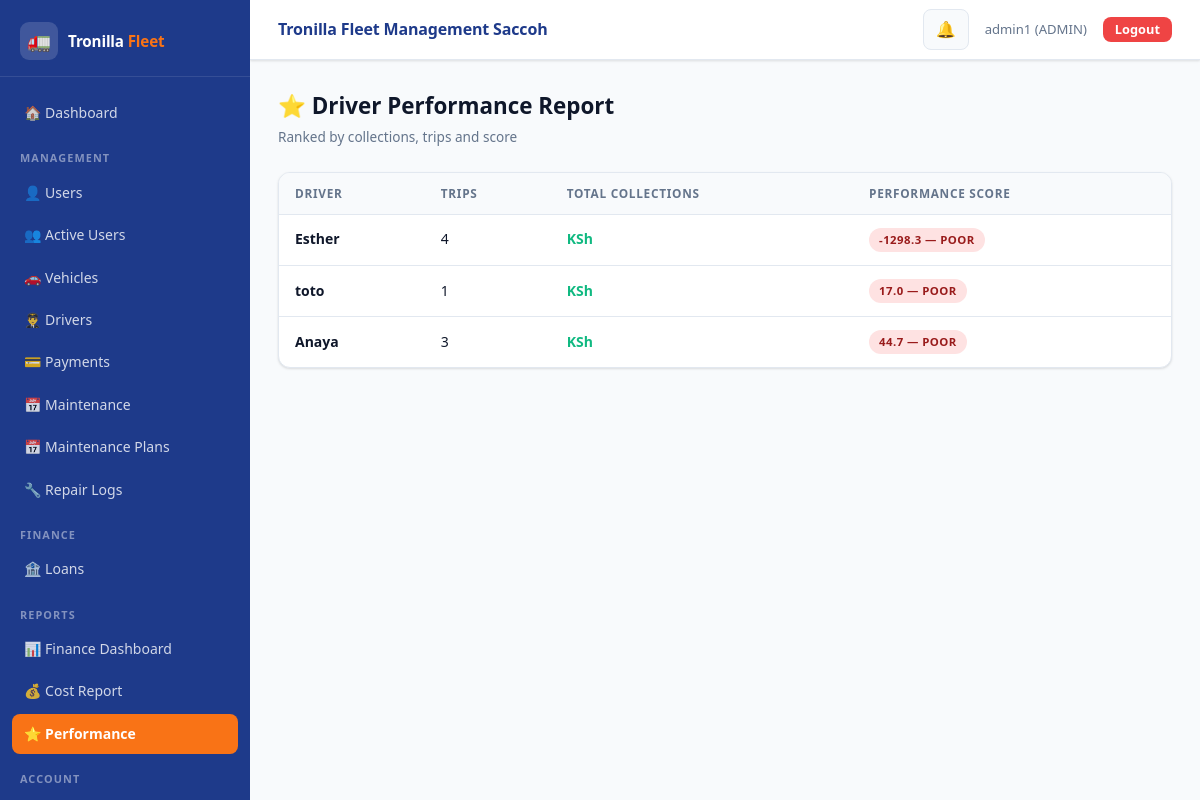
Page /reports/performance/ (signed in) on the committed database.
### accounts/models.py (models this page shows, shortened)
class User(AbstractUser):
    ROLE_CHOICES = (
        ('ADMIN', 'Admin'),
        ('DRIVER', 'Driver'),
    )
    role = models.CharField(
        max_length=10,
        choices=ROLE_CHOICES,
        default='DRIVER'
    )
    phone_number = models.CharField(
        max_length=15,
        blank=True,
        null=True,
        unique=True
    )
    is_active_driver = models.BooleanField(default=True)

### reports/views.py (the view)
# urls.py: path('performance/', views.performance_report, name='performance_report'),
@admin_required
def performance_report(request):
    report = get_driver_performance_report()
    return render(request, 'performance_report.html', {
        'report': report
    })

### accounts/permissions.py (called while the page is built)
def admin_required(view_func):
    @wraps(view_func)
    def wrapper(request, *args, **kwargs):
        if request.user.is_authenticated and request.user.role == 'ADMIN':
            response = view_func(request, *args, **kwargs)
            response['Cache-Control'] = 'no-cache, no-store, must-revalidate'
            response['Pragma'] = 'no-cache'
            response['Expires'] = '0'
            return response
        return redirect('login')
    return wrapper

### notifications/context_processors.py (called while the page is built)
def notification_context(request):
    if request.user.is_authenticated:
        notifications = get_user_notifications(request.user)[:10]  # 🔥 limit for navbar
        unread_count = get_unread_count(request.user)
    else:
        notifications = []
        unread_count = 0
    return {
        "notifications": notifications,
        "unread_count": unread_count
    }

### notifications/services.py (called while the page is built)
def get_user_notifications(user):
    return Notification.objects.filter(user=user)

def get_unread_count(user):
    return Notification.objects.filter(
        user=user,
        is_read=False
    ).count()

### reports/templates/performance_report.html (shortened to what this page needs)
{% extends 'base.html' %}
{% block content %}
<div class="page-header">
  <div>
    <div class="page-title">⭐ Driver Performance Report</div>
    <div class="page-sub">Ranked by collections, trips and score</div>
  </div>
</div>
<div class="table-wrap">
  <table>
    <thead>
      <tr>
        <th>Driver</th>
        <th>Trips</th>
        <th>Total Collections</th>
        <th>Performance Score</th>
      </tr>
    </thead>
    <tbody>
      {% for r in report %}
      <tr>
        <td>
          <div style="font-weight:600;">{{ r.driver.username }}</div>
        </td>
        <td>{{ r.trips }}</td>
        <td style="font-weight:700;color:var(--green);">KSh {{ r.total_collections|floatformat:2 }}</td>
        <td>
          {% if r.score >= 80 %}
            <span class="badge-s bs-active">{{ r.score }} — Excellent</span>
          {% elif r.score >= 50 %}
            <span class="badge-s bp-pending">{{ r.score }} — Average</span>
          {% else %}
            <span class="badge-s bs-failed">{{ r.score }} — Poor</span>
          {% endif %}
        </td>
      </tr>
      {% empty %}
      <tr>
        <td colspan="4">
          <div class="empty-state"><div class="ei">📊</div>No performance data available.</div>
        </td>
      </tr>
      {% endfor %}
    </tbody>
  </table>
</div>
{% endblock %}

### accounts/templates/base.html (shortened to what this page needs)
<!DOCTYPE html>
<html lang="en">
{% load static %}
<head>
  <link href="https://cdn.jsdelivr.net/npm/bootstrap@5.3.0/dist/css/bootstrap.min.css" rel="stylesheet">
  <link rel="stylesheet" href="{% static 'css/style.css' %}">
</head>
<body>
<div class="layout-wrap">
  <aside class="sidebar" id="sidebar">
    <div class="sidebar-brand">
      <div class="brand-icon">🚛</div>
      <div class="brand-name">Tronilla <span>Fleet</span></div>
    </div>
    <nav class="sidebar-nav" onclick="handleNavClick(event)">
      {% if request.user.is_authenticated %}
        <a href="{% if request.user.role == 'ADMIN' %}{% url 'admin_dashboard' %}{% else %}{% url 'driver_dashboard' %}{% endif %}">
          🏠 Dashboard
        </a>
        {% if request.user.role == 'ADMIN' %}
          <div class="sidebar-section-label">Management</div>
          <a href="{% url 'user_list' %}">👤 Users</a>
          <a href="{% url 'active_users' %}">👥 Active Users</a>
          <a href="{% url 'vehicle_list' %}">🚗 Vehicles</a>
          <a href="{% url 'driver_list' %}">👨‍✈️ Drivers</a>
          <a href="{% url 'admin_payment_list' %}">💳 Payments</a>
          <a href="{% url 'schedule_list' %}">📅 Maintenance</a>
          <a href="{% url 'maintenance_plans' %}">📅 Maintenance Plans</a>
          <a href="{% url 'repair_logs' %}">🔧 Repair Logs</a>
          <div class="sidebar-section-label">Finance</div>
          <a href="{% url 'loan_list' %}">🏦 Loans</a>
          <div class="sidebar-section-label">Reports</div>
          <a href="{% url 'dashboard' %}">📊 Finance Dashboard</a>
          <a href="{% url 'cost_report' %}">💰 Cost Report</a>
          <a href="{% url 'performance_report' %}">⭐ Performance</a>
        {% endif %}
        <div class="sidebar-section-label">Account</div>
        <a href="{% url 'logout' %}" style="color:#fca5a5;">🚪 Logout</a>
      {% endif %}
    </nav>
  </aside>
  <div class="main-wrap">
    <header class="topbar">
      <div class="topbar-title">Tronilla Fleet Management Saccoh</div>
      <div class="topbar-right">
        {% if request.user.is_authenticated %}
          <div style="position:relative;">
            <button class="notif-btn" id="notif-toggle">
              🔔
            </button>
          </div>
          <span class="topbar-user">{{ request.user.username }} ({{ request.user.role }})</span>
          <a href="{% url 'logout' %}" class="btn btn-danger btn-sm d-md-inline-flex">Logout</a>
        {% endif %}
      </div>
    </header>
    <div class="page-content">
      {% block content %}{% endblock %}
    </div>
  </div>
</div>
</body>
</html>

### rows in the picture
User: user.username "admin1", user.role "ADMIN"
User: driver.username "Esther", trips "4", score "-1298.3"
User: driver.username "toto", trips "1", score "17.0"
User: driver.username "Anaya", trips "3", score "44.7"
